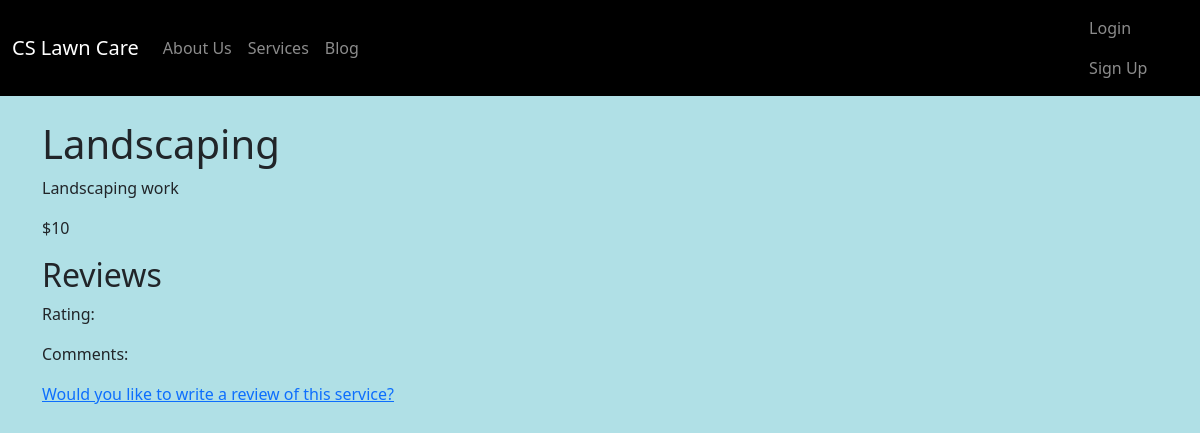
The page /service_detail/2 on the database as committed earlier.
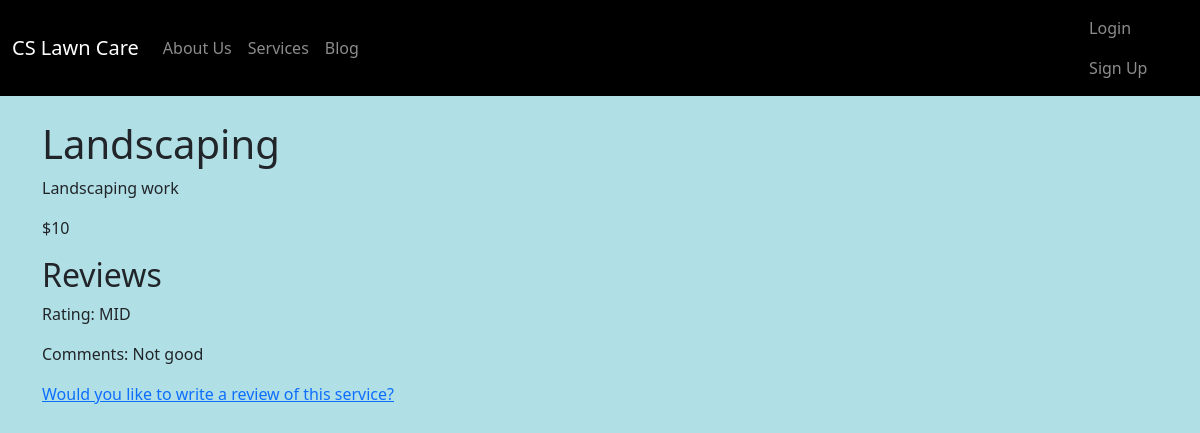
The same page on the database as committed later.
### LawnCare/models.py (models this page shows, shortened)
class Service(models.Model):
    serv_id = models.CharField(max_length=50)
    serv_title = models.CharField(max_length=200)
    serv_info = models.CharField(max_length=200)
    serv_cost = models.CharField(max_length=200)
    serv_rev = models.ForeignKey('Review', on_delete=models.RESTRICT, null=True)

class Review(models.Model):
    rev_id = models.CharField(max_length=50)
    rev_rating = models.CharField(max_length=5)
    rev_comments = models.CharField(max_length=500)
    serv_id = models.ForeignKey('Service', on_delete=models.RESTRICT, null=True)

### LawnCare/views.py (the view)
# urls.py: path('service_detail/<int:pk>', views.ServiceDetailView.as_view(), name='service_detail'),
class ServiceDetailView(generic.DetailView):
    model = Service

### LawnCare/templates/LawnCare/service_detail.html
{% extends "LawnCare/base.html" %}
{% block content %}
<h1>{{ service.serv_title }}</h1>
    <p>{{ service.serv_info }}</p>
    <p>{{ service.serv_cost }}</p>
    <h2>Reviews</h2>
    <p>Rating: {{ service.serv_rev.rev_rating }}</p>
    <p>Comments: {{ service.serv_rev.rev_comments }}</p>
    <a href="{% url 'review_create' %}">Would you like to write a review of this service?</a>
{% endblock %}

### LawnCare/templates/LawnCare/base.html (shortened to what this page needs)
{% load static %}
<!doctype html>
<html lang="en">
<head>
    <link href="https://cdn.jsdelivr.net/npm/bootstrap@5.3.0-
alpha1/dist/css/bootstrap.min.css" rel="stylesheet"
 integrity="sha384-
GLhlTQ8iRABdZLl6O3oVMWSktQOp6b7In1Zl3/Jr59b6EGGoI1aFkw7cmDA6j6gD"
crossorigin="anonymous">
</head>
<body style="background-color:powderblue;">
<nav class="navbar navbar-expand-lg navbar-dark" style="background-color: black">
    <div class="container-fluid">
        <a class="navbar-brand" href="{% url 'index' %}">CS Lawn Care</a>
        <div class="collapse navbar-collapse" id="navbarSupportedContent">
            <ul class="navbar-nav me-auto mb-2 mb-lg-0">
                <li class="nav-item">
                    <a class="nav-link" href="{% url 'about_us' %}">About Us</a>
                </li>
                <li class="nav-item">
                    <a class="nav-link" href="{% url 'service_list' %}">Services</a>
                </li>
                <li class="nav-item">
                    <a class="nav-link" href="{% url 'blog' %}">Blog</a>
                </li>
            </ul>
        </div>
 </div>
 <ul class="nav navbar-nav ml-auto">
 {% if user.is_authenticated %}
 <li><a class="nav-link" href="{% url 'logout' %}"><span
class="glyphicon glyphicon-log-in"></span>Logout</a>
 </li>
 {% else %}
 <li><a class="nav-link" href="{% url 'login' %}">Login</a>
 </li>
     <li><a class="nav-link" href="{% url 'register' %}">Sign Up</a>
     </li>
 {% endif %}
 </ul>
</nav>
<div class="container">
 <br/>
 {% block content %}
 {% endblock %}
</div>
</body>
</html>

Rows that differ between the two databases and show on the page:
changed Service "Landscaping": serv_rev.rev_rating (not shown) → "MID"; serv_rev.rev_comments (not shown) → "Not good"
